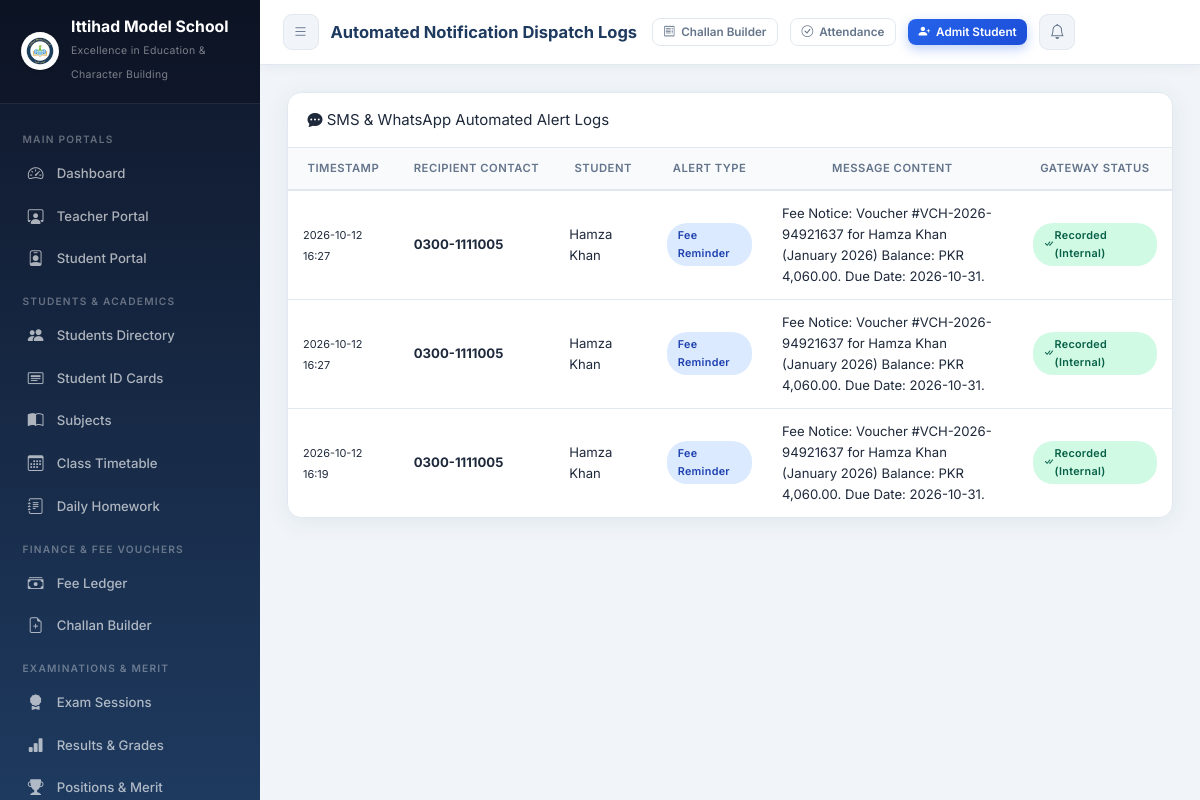
/sms-logs/ (signed in), run on the app's committed database.
### core/models.py (models this page shows, shortened)
class SchoolSetting(models.Model):
    school_name        = models.CharField(max_length=200, default='Ittihad Model School')
    tagline            = models.CharField(max_length=250, default='Excellence in Education & Character Building')
    registration_no    = models.CharField(max_length=100, default='REG-IMS-2026-987')
    address            = models.TextField(default='Sector H-9, Educational Complex, Capital City')
    contact_phone      = models.CharField(max_length=50, default='+92 51 9876543 / 0300-1234567')
    email              = models.EmailField(default='info@ittihadmodelschool.edu.pk')
    website            = models.URLField(default='https://ittihadmodelschool.edu.pk', blank=True)
    logo               = models.ImageField(upload_to='school_branding/', default='school_branding/logo.png', blank=True, null=True)
    bank_name          = models.CharField(max_length=100, default='National Allied Bank Ltd')
    bank_account_title = models.CharField(max_length=150, default='Ittihad Model School Trust')
    bank_account_no    = models.CharField(max_length=50, default='0123-4567890123')
    iban               = models.CharField(max_length=50, default='PK36NABL0000012345678901')
    bank_branch        = models.CharField(max_length=100, default='Main Campus Branch (Code: 0422)')
    currency_symbol    = models.CharField(max_length=10, default='PKR')
    late_fee_per_day   = models.DecimalField(max_digits=8, decimal_places=2, default=50.00)
    principal_name     = models.CharField(max_length=100, default='Prof. Dr. Sarah Jenkins')
    @classmethod
    def get_settings(cls):
        obj, _ = cls.objects.get_or_create(
            id=1,
            defaults={
                'school_name': 'Ittihad Model School',
                'tagline': 'Excellence in Education & Character Building',
                'logo': 'school_branding/logo.png',
            }
        )
        return obj

class SMSAlertLog(models.Model):
    student      = models.ForeignKey(Student, on_delete=models.SET_NULL, null=True, blank=True)
    recipient    = models.CharField(max_length=30)
    alert_type   = models.CharField(max_length=30, default='Attendance Alert')
    message      = models.TextField()
    sent_at      = models.DateTimeField(auto_now_add=True)
    status       = models.CharField(max_length=20, default='Sent (Simulated)')
    class Meta:
        ordering = ['-sent_at']

class Student(models.Model):
    user           = models.OneToOneField(User, on_delete=models.SET_NULL, null=True, blank=True, related_name='student_profile')
    roll_no        = models.CharField(max_length=20, unique=True, db_index=True)
    admission_no   = models.CharField(max_length=30, blank=True, db_index=True)
    name           = models.CharField(max_length=100, db_index=True)
    father_name    = models.CharField(max_length=100, blank=True)
    father_occupation = models.CharField(max_length=100, blank=True)
    mother_name    = models.CharField(max_length=100, blank=True)
    gender         = models.CharField(max_length=10, choices=GENDER_CHOICES, default='Male')
    blood_group    = models.CharField(max_length=10, choices=BLOOD_GROUPS, default='Unknown')
    dob            = models.DateField(null=True, blank=True)
    student_class  = models.CharField(max_length=10, choices=CLASS_CHOICES, db_index=True)
    section        = models.CharField(max_length=5, choices=SECTION_CHOICES, default='A', db_index=True)
    contact        = models.CharField(max_length=25, blank=True, db_index=True)
    emergency_contact = models.CharField(max_length=25, blank=True, db_index=True)
    email          = models.EmailField(blank=True)
    address        = models.TextField(blank=True)
    photo          = models.ImageField(upload_to='student_photos/', blank=True, null=True)
    admission_date = models.DateField(default=date.today)
    monthly_fee    = models.DecimalField(max_digits=10, decimal_places=2, default=3500.00)
    concession_percent = models.DecimalField(max_digits=5, decimal_places=2, default=0.00)
    concession_reason  = models.CharField(max_length=150, blank=True, help_text="e.g. Merit Scholarship, Siblings")
    is_active      = models.BooleanField(default=True, db_index=True)
    created_at     = models.DateTimeField(auto_now_add=True)
    updated_at     = models.DateTimeField(auto_now=True)
    class Meta:
        ordering = ['student_class', 'section', 'roll_no']

### core/views.py (the view)
# urls.py: path('sms-logs/',                    views.sms_log_view,             name='sms_logs'),
@login_required
def sms_log_view(request):
    logs = SMSAlertLog.objects.select_related('student').all()[:100]
    return render(request, 'core/sms_logs.html', {'logs': logs})

### core/context_processors.py (called while the page is built)
def school_settings_processor(request):
    try:
        setting = SchoolSetting.get_settings()
    except Exception:
        setting = None
    return {
        'school_setting': setting,
        'SCHOOL_NAME': setting.school_name if setting else 'Ittihad Model School',
    }

### templates/core/sms_logs.html (shortened to what this page needs)
{% extends "base.html" %}
{% block page_title %}Automated Notification Dispatch Logs{% endblock %}
{% block content %}
<div class="card fade-in">
  <div class="card-header">
    <div class="card-title"><i class="bi bi-chat-dots-fill text-primary"></i> SMS & WhatsApp Automated Alert Logs</div>
  </div>
  <div class="card-body p-0">
    <div class="table-responsive">
      <table class="table mb-0">
        <thead>
          <tr>
            <th>Timestamp</th>
            <th>Recipient Contact</th>
            <th>Student</th>
            <th>Alert Type</th>
            <th>Message Content</th>
            <th>Gateway Status</th>
          </tr>
        </thead>
        <tbody>
          {% for log in logs %}
            <tr>
              <td><small>{{ log.sent_at|date:"Y-m-d H:i" }}</small></td>
              <td><strong>{{ log.recipient }}</strong></td>
              <td>
                {% if log.student %}
                  <a href="{% url 'student_detail' log.student.pk %}" class="text-dark">{{ log.student.name }}</a>
                {% else %}
                  —
                {% endif %}
              </td>
              <td><span class="badge badge-info">{{ log.alert_type }}</span></td>
              <td style="max-width:350px;">{{ log.message }}</td>
              <td><span class="badge badge-success"><i class="bi bi-check-all"></i> {{ log.status }}</span></td>
            </tr>
          {% empty %}
            <tr>
              <td colspan="6" class="text-center py-4 text-muted">No alert notifications sent yet.</td>
            </tr>
          {% endfor %}
        </tbody>
      </table>
    </div>
  </div>
</div>
{% endblock %}

### templates/base.html (shortened to what this page needs)
<!DOCTYPE html>
<html lang="en">
<head>
  {% load static %}
  <link rel="stylesheet" href="{% static 'css/style.css' %}">
  <link rel="stylesheet" href="https://cdn.jsdelivr.net/npm/bootstrap-icons@1.11.1/font/bootstrap-icons.css">
</head>
<body>
<aside class="sidebar" id="sidebar">
  <div class="sidebar-brand">
    <div class="brand-icon" style="display:flex; align-items:center; justify-content:center; background:none;">
      {% if school_setting.logo %}
        <img src="{{ school_setting.logo.url }}" alt="Logo" style="width:38px; height:38px; border-radius:50%; object-fit:contain; background:white; padding:1px; box-shadow:0 2px 6px rgba(0,0,0,0.15);">
      {% else %}
        <img src="{% static 'images/logo.png' %}" alt="Logo" style="width:38px; height:38px; border-radius:50%; object-fit:contain; background:white; padding:1px; box-shadow:0 2px 6px rgba(0,0,0,0.15);" onerror="this.outerHTML='🏫'">
      {% endif %}
    </div>
    <div class="brand-text">
      <h2 style="font-size:1.05rem; line-height:1.2;">{{ school_setting.school_name|default:"Ittihad Model School" }}</h2>
      <span style="font-size:0.7rem; letter-spacing:0.3px;">{{ school_setting.tagline|default:"Excellence in Education" }}</span>
    </div>
  </div>
  <nav class="sidebar-menu">
    <div class="menu-label">Main Portals</div>
    <div class="nav-item">
      <a href="{% url 'dashboard' %}" class="nav-link">
        <span class="nav-icon"><i class="bi bi-speedometer2"></i></span>
        Dashboard
      </a>
    </div>
    <div class="nav-item">
      <a href="{% url 'teacher_portal' %}" class="nav-link">
        <span class="nav-icon"><i class="bi bi-person-workspace"></i></span>
        Teacher Portal
      </a>
    </div>
    <div class="nav-item">
      <a href="{% url 'student_portal' %}" class="nav-link">
        <span class="nav-icon"><i class="bi bi-person-badge"></i></span>
        Student Portal
      </a>
    </div>
    <div class="menu-label">Students & Academics</div>
    <div class="nav-item">
      <a href="{% url 'student_list' %}" class="nav-link">
        <span class="nav-icon"><i class="bi bi-people-fill"></i></span>
        Students Directory
      </a>
    </div>
    <div class="nav-item">
      <a href="{% url 'student_id_cards_pdf' %}" target="_blank" class="nav-link">
        <span class="nav-icon"><i class="bi bi-card-heading"></i></span>
        Student ID Cards
      </a>
    </div>
    <div class="nav-item">
      <a href="{% url 'subject_list' %}" class="nav-link">
        <span class="nav-icon"><i class="bi bi-book-half"></i></span>
        Subjects
      </a>
    </div>
    <div class="nav-item">
      <a href="{% url 'timetable_list' %}" class="nav-link">
        <span class="nav-icon"><i class="bi bi-calendar3"></i></span>
        Class Timetable
      </a>
    </div>
    <div class="nav-item">
      <a href="{% url 'homework_list' %}" class="nav-link">
        <span class="nav-icon"><i class="bi bi-journal-text"></i></span>
        Daily Homework
      </a>
    </div>
    <div class="menu-label">Finance & Fee Vouchers</div>
    <div class="nav-item">
      <a href="{% url 'fee_list' %}" class="nav-link">
        <span class="nav-icon"><i class="bi bi-cash-stack"></i></span>
        Fee Ledger
      </a>
    </div>
    <div class="nav-item">
      <a href="{% url 'bulk_voucher_generate' %}" class="nav-link">
        <span class="nav-icon"><i class="bi bi-file-earmark-plus"></i></span>
        Challan Builder
      </a>
    </div>
    <div class="menu-label">Examinations & Merit</div>
    <div class="nav-item">
      <a href="{% url 'exam_list' %}" class="nav-link">
        <span class="nav-icon"><i class="bi bi-award-fill"></i></span>
        Exam Sessions
      </a>
    </div>
    <div class="nav-item">
      <a href="{% url 'result_list' %}" class="nav-link">
        <span class="nav-icon"><i class="bi bi-bar-chart-fill"></i></span>
        Results & Grades
      </a>
    </div>
    <div class="nav-item">
      <a href="{% url 'merit_list_view' %}" class="nav-link">
        <span class="nav-icon"><i class="bi bi-trophy-fill"></i></span>
        Positions & Merit
      </a>
    </div>
  </nav>
</aside>
<header class="topbar">
  <div style="display:flex; align-items:center; gap:12px;">
    <button class="btn-icon" id="menuToggle" aria-label="Toggle menu">
      <i class="bi bi-list"></i>
    </button>
    <div class="topbar-title">{% block page_title %}EduManage Dashboard{% endblock %}</div>
  </div>
  <div class="topbar-actions">
    <a href="{% url 'bulk_voucher_generate' %}" class="btn btn-outline btn-sm" title="Generate Monthly Vouchers">
      <i class="bi bi-receipt"></i> <span class="d-none-sm">Challan Builder</span>
    </a>
    <a href="{% url 'student_attendance' %}" class="btn btn-outline btn-sm" title="Mark Daily Attendance">
      <i class="bi bi-check-circle"></i> <span class="d-none-sm">Attendance</span>
    </a>
    <a href="{% url 'student_add' %}" class="btn btn-primary btn-sm" id="quickAddStudent">
      <i class="bi bi-person-plus-fill"></i> <span class="d-none-sm">Admit Student</span>
    </a>
    <a href="{% url 'notifications' %}" class="btn-icon" id="notifBtn" title="Notifications">
      <i class="bi bi-bell"></i>
    </a>
  </div>
</header>
<main class="main-content">
  <div class="page-body">
    {% block content %}{% endblock %}
  </div>
</main>
</body>
</html>

### data on the page
SchoolSetting: logo (picture), school_name "Ittihad Model School", tagline "Excellence in Education & Character Building"
SMSAlertLog: sent_at "2026-10-12 16:27", recipient "0300-1111005", student.name "Hamza Khan", alert_type "Fee Reminder", message "Fee Notice: Voucher #VCH-2026-94921637 for Hamza Khan (January 2026) Balance: PKR 4,060.00. Due Date: 2026-10-31.", status "Recorded (Internal)"
SMSAlertLog: sent_at "2026-10-12 16:27", recipient "0300-1111005", student.name "Hamza Khan", alert_type "Fee Reminder", message "Fee Notice: Voucher #VCH-2026-94921637 for Hamza Khan (January 2026) Balance: PKR 4,060.00. Due Date: 2026-10-31.", status "Recorded (Internal)"
SMSAlertLog: sent_at "2026-10-12 16:19", recipient "0300-1111005", student.name "Hamza Khan", alert_type "Fee Reminder", message "Fee Notice: Voucher #VCH-2026-94921637 for Hamza Khan (January 2026) Balance: PKR 4,060.00. Due Date: 2026-10-31.", status "Recorded (Internal)"
